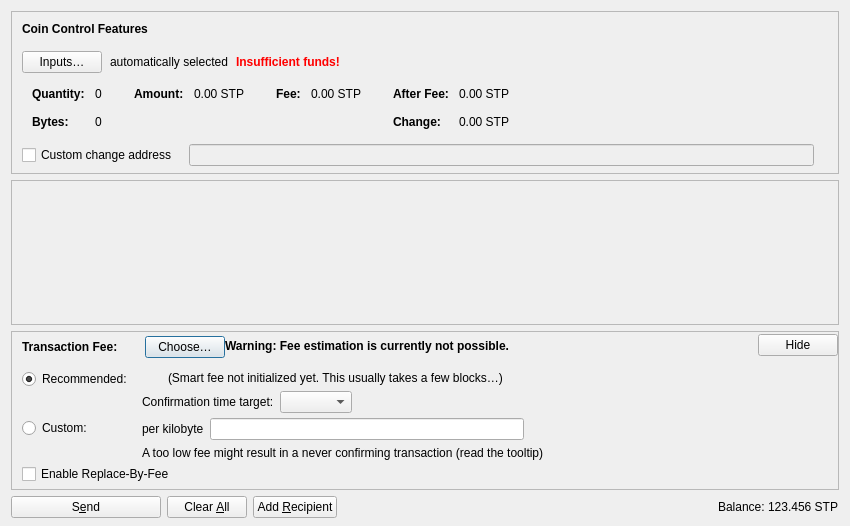
<?xml version="1.0" encoding="UTF-8"?>
<ui version="4.0">
 <class>SendCoinsDialog</class>
 <widget class="QDialog" name="SendCoinsDialog">
  <property name="geometry">
   <rect>
    <x>0</x>
    <y>0</y>
    <width>850</width>
    <height>526</height>
   </rect>
  </property>
  <property name="windowTitle">
   <string>Send Coins</string>
  </property>
  <layout class="QVBoxLayout" name="verticalLayout" stretch="0,1,0,0">
   <property name="bottomMargin">
    <number>8</number>
   </property>
   <item>
    <widget class="QFrame" name="frameCoinControl">
     <property name="sizePolicy">
      <sizepolicy hsizetype="Expanding" vsizetype="Expanding">
       <horstretch>0</horstretch>
       <verstretch>0</verstretch>
      </sizepolicy>
     </property>
     <property name="maximumSize">
      <size>
       <width>16777215</width>
       <height>16777215</height>
      </size>
     </property>
     <property name="frameShape">
      <enum>QFrame::StyledPanel</enum>
     </property>
     <property name="frameShadow">
      <enum>QFrame::Sunken</enum>
     </property>
     <layout class="QVBoxLayout" name="verticalLayoutCoinControl2">
      <property name="spacing">
       <number>0</number>
      </property>
      <property name="leftMargin">
       <number>0</number>
      </property>
      <property name="topMargin">
       <number>0</number>
      </property>
      <property name="rightMargin">
       <number>0</number>
      </property>
      <property name="bottomMargin">
       <number>6</number>
      </property>
      <item>
       <layout class="QVBoxLayout" name="verticalLayoutCoinControl" stretch="0,0,0,0,1">
        <property name="spacing">
         <number>0</number>
        </property>
        <property name="leftMargin">
         <number>10</number>
        </property>
        <property name="topMargin">
         <number>10</number>
        </property>
        <item>
         <layout class="QHBoxLayout" name="horizontalLayoutCoinControl1">
          <property name="bottomMargin">
           <number>15</number>
          </property>
          <item>
           <widget class="QLabel" name="labelCoinControlFeatures">
            <property name="sizePolicy">
             <sizepolicy hsizetype="Preferred" vsizetype="Maximum">
              <horstretch>0</horstretch>
              <verstretch>0</verstretch>
             </sizepolicy>
            </property>
            <property name="font">
             <font>
              <weight>75</weight>
              <bold>true</bold>
             </font>
            </property>
            <property name="styleSheet">
             <string notr="true">font-weight:bold;</string>
            </property>
            <property name="text">
             <string>Coin Control Features</string>
            </property>
           </widget>
          </item>
         </layout>
        </item>
        <item>
         <layout class="QHBoxLayout" name="horizontalLayoutCoinControl2" stretch="0,0,0,0">
          <property name="spacing">
           <number>8</number>
          </property>
          <property name="bottomMargin">
           <number>10</number>
          </property>
          <item>
           <widget class="QPushButton" name="pushButtonCoinControl">
            <property name="styleSheet">
             <string notr="true"/>
            </property>
            <property name="text">
             <string>Inputs…</string>
            </property>
            <property name="autoDefault">
             <bool>false</bool>
            </property>
           </widget>
          </item>
          <item>
           <widget class="QLabel" name="labelCoinControlAutomaticallySelected">
            <property name="text">
             <string>automatically selected</string>
            </property>
            <property name="margin">
             <number>5</number>
            </property>
           </widget>
          </item>
          <item>
           <widget class="QLabel" name="labelCoinControlInsuffFunds">
            <property name="font">
             <font>
              <weight>75</weight>
              <bold>true</bold>
             </font>
            </property>
            <property name="styleSheet">
             <string notr="true">color:red;font-weight:bold;</string>
            </property>
            <property name="text">
             <string>Insufficient funds!</string>
            </property>
            <property name="margin">
             <number>5</number>
            </property>
           </widget>
          </item>
          <item>
           <spacer name="horizontalSpacerCoinControl">
            <property name="orientation">
             <enum>Qt::Horizontal</enum>
            </property>
            <property name="sizeHint" stdset="0">
             <size>
              <width>40</width>
              <height>1</height>
             </size>
            </property>
           </spacer>
          </item>
         </layout>
        </item>
        <item>
         <widget class="QWidget" name="widgetCoinControl" native="true">
          <property name="sizePolicy">
           <sizepolicy hsizetype="Preferred" vsizetype="Preferred">
            <horstretch>0</horstretch>
            <verstretch>0</verstretch>
           </sizepolicy>
          </property>
          <property name="minimumSize">
           <size>
            <width>0</width>
            <height>0</height>
           </size>
          </property>
          <property name="styleSheet">
           <string notr="true"/>
          </property>
          <layout class="QHBoxLayout" name="horizontalLayoutCoinControl5">
           <property name="leftMargin">
            <number>0</number>
           </property>
           <property name="topMargin">
            <number>0</number>
           </property>
           <property name="rightMargin">
            <number>0</number>
           </property>
           <property name="bottomMargin">
            <number>0</number>
           </property>
           <item>
            <layout class="QHBoxLayout" name="horizontalLayoutCoinControl3" stretch="0,0,0,1">
             <property name="spacing">
              <number>20</number>
             </property>
             <property name="topMargin">
              <number>0</number>
             </property>
             <property name="bottomMargin">
              <number>10</number>
             </property>
             <item>
              <layout class="QFormLayout" name="formLayoutCoinControl1">
               <property name="labelAlignment">
                <set>Qt::AlignLeft|Qt::AlignVCenter</set>
               </property>
               <property name="horizontalSpacing">
                <number>10</number>
               </property>
               <property name="verticalSpacing">
                <number>14</number>
               </property>
               <property name="leftMargin">
                <number>10</number>
               </property>
               <property name="topMargin">
                <number>4</number>
               </property>
               <property name="rightMargin">
                <number>6</number>
               </property>
               <item row="0" column="0">
                <widget class="QLabel" name="labelCoinControlQuantityText">
                 <property name="font">
                  <font>
                   <weight>75</weight>
                   <bold>true</bold>
                  </font>
                 </property>
                 <property name="text">
                  <string>Quantity:</string>
                 </property>
                 <property name="margin">
                  <number>0</number>
                 </property>
                </widget>
               </item>
               <item row="0" column="1">
                <widget class="QLabel" name="labelCoinControlQuantity">
                 <property name="cursor">
                  <cursorShape>IBeamCursor</cursorShape>
                 </property>
                 <property name="contextMenuPolicy">
                  <enum>Qt::ActionsContextMenu</enum>
                 </property>
                 <property name="text">
                  <string notr="true">0</string>
                 </property>
                 <property name="margin">
                  <number>0</number>
                 </property>
                 <property name="textInteractionFlags">
                  <set>Qt::LinksAccessibleByMouse|Qt::TextSelectableByKeyboard|Qt::TextSelectableByMouse</set>
                 </property>
                </widget>
               </item>
               <item row="1" column="0">
                <widget class="QLabel" name="labelCoinControlBytesText">
                 <property name="font">
                  <font>
                   <weight>75</weight>
                   <bold>true</bold>
                  </font>
                 </property>
                 <property name="text">
                  <string>Bytes:</string>
                 </property>
                </widget>
               </item>
               <item row="1" column="1">
                <widget class="QLabel" name="labelCoinControlBytes">
                 <property name="cursor">
                  <cursorShape>IBeamCursor</cursorShape>
                 </property>
                 <property name="contextMenuPolicy">
                  <enum>Qt::ActionsContextMenu</enum>
                 </property>
                 <property name="text">
                  <string notr="true">0</string>
                 </property>
                 <property name="textInteractionFlags">
                  <set>Qt::LinksAccessibleByMouse|Qt::TextSelectableByKeyboard|Qt::TextSelectableByMouse</set>
                 </property>
                </widget>
               </item>
              </layout>
             </item>
             <item>
              <layout class="QFormLayout" name="formLayoutCoinControl2">
               <property name="horizontalSpacing">
                <number>10</number>
               </property>
               <property name="verticalSpacing">
                <number>14</number>
               </property>
               <property name="leftMargin">
                <number>6</number>
               </property>
               <property name="topMargin">
                <number>4</number>
               </property>
               <property name="rightMargin">
                <number>6</number>
               </property>
               <item row="0" column="0">
                <widget class="QLabel" name="labelCoinControlAmountText">
                 <property name="font">
                  <font>
                   <weight>75</weight>
                   <bold>true</bold>
                  </font>
                 </property>
                 <property name="text">
                  <string>Amount:</string>
                 </property>
                 <property name="margin">
                  <number>0</number>
                 </property>
                </widget>
               </item>
               <item row="0" column="1">
                <widget class="QLabel" name="labelCoinControlAmount">
                 <property name="cursor">
                  <cursorShape>IBeamCursor</cursorShape>
                 </property>
                 <property name="contextMenuPolicy">
                  <enum>Qt::ActionsContextMenu</enum>
                 </property>
                 <property name="text">
                  <string notr="true">0.00 STP</string>
                 </property>
                 <property name="textInteractionFlags">
                  <set>Qt::LinksAccessibleByMouse|Qt::TextSelectableByKeyboard|Qt::TextSelectableByMouse</set>
                 </property>
                </widget>
               </item>
              </layout>
             </item>
             <item>
              <layout class="QFormLayout" name="formLayoutCoinControl3">
               <property name="horizontalSpacing">
                <number>10</number>
               </property>
               <property name="verticalSpacing">
                <number>14</number>
               </property>
               <property name="leftMargin">
                <number>6</number>
               </property>
               <property name="topMargin">
                <number>4</number>
               </property>
               <property name="rightMargin">
                <number>6</number>
               </property>
               <item row="0" column="0">
                <widget class="QLabel" name="labelCoinControlFeeText">
                 <property name="font">
                  <font>
                   <weight>75</weight>
                   <bold>true</bold>
                  </font>
                 </property>
                 <property name="text">
                  <string>Fee:</string>
                 </property>
                 <property name="margin">
                  <number>0</number>
                 </property>
                </widget>
               </item>
               <item row="0" column="1">
                <widget class="QLabel" name="labelCoinControlFee">
                 <property name="cursor">
                  <cursorShape>IBeamCursor</cursorShape>
                 </property>
                 <property name="contextMenuPolicy">
                  <enum>Qt::ActionsContextMenu</enum>
                 </property>
                 <property name="text">
                  <string notr="true">0.00 STP</string>
                 </property>
                 <property name="textInteractionFlags">
                  <set>Qt::LinksAccessibleByMouse|Qt::TextSelectableByKeyboard|Qt::TextSelectableByMouse</set>
                 </property>
                </widget>
               </item>
              </layout>
             </item>
             <item>
              <layout class="QFormLayout" name="formLayoutCoinControl4">
               <property name="labelAlignment">
                <set>Qt::AlignLeft|Qt::AlignVCenter</set>
               </property>
               <property name="horizontalSpacing">
                <number>10</number>
               </property>
               <property name="verticalSpacing">
                <number>14</number>
               </property>
               <property name="leftMargin">
                <number>6</number>
               </property>
               <property name="topMargin">
                <number>4</number>
               </property>
               <property name="rightMargin">
                <number>6</number>
               </property>
               <item row="0" column="0">
                <widget class="QLabel" name="labelCoinControlAfterFeeText">
                 <property name="font">
                  <font>
                   <weight>75</weight>
                   <bold>true</bold>
                  </font>
                 </property>
                 <property name="text">
                  <string>After Fee:</string>
                 </property>
                 <property name="margin">
                  <number>0</number>
                 </property>
                </widget>
               </item>
               <item row="0" column="1">
                <widget class="QLabel" name="labelCoinControlAfterFee">
                 <property name="cursor">
                  <cursorShape>IBeamCursor</cursorShape>
                 </property>
                 <property name="contextMenuPolicy">
                  <enum>Qt::ActionsContextMenu</enum>
                 </property>
                 <property name="text">
                  <string notr="true">0.00 STP</string>
                 </property>
                 <property name="textInteractionFlags">
                  <set>Qt::LinksAccessibleByMouse|Qt::TextSelectableByKeyboard|Qt::TextSelectableByMouse</set>
                 </property>
                </widget>
               </item>
               <item row="1" column="0">
                <widget class="QLabel" name="labelCoinControlChangeText">
                 <property name="font">
                  <font>
                   <weight>75</weight>
                   <bold>true</bold>
                  </font>
                 </property>
                 <property name="text">
                  <string>Change:</string>
                 </property>
                </widget>
               </item>
               <item row="1" column="1">
                <widget class="QLabel" name="labelCoinControlChange">
                 <property name="cursor">
                  <cursorShape>IBeamCursor</cursorShape>
                 </property>
                 <property name="contextMenuPolicy">
                  <enum>Qt::ActionsContextMenu</enum>
                 </property>
                 <property name="text">
                  <string notr="true">0.00 STP</string>
                 </property>
                 <property name="textInteractionFlags">
                  <set>Qt::LinksAccessibleByMouse|Qt::TextSelectableByKeyboard|Qt::TextSelectableByMouse</set>
                 </property>
                </widget>
               </item>
              </layout>
             </item>
            </layout>
           </item>
          </layout>
         </widget>
        </item>
        <item>
         <layout class="QHBoxLayout" name="horizontalLayoutCoinControl4" stretch="0,0,0">
          <property name="spacing">
           <number>12</number>
          </property>
          <property name="sizeConstraint">
           <enum>QLayout::SetDefaultConstraint</enum>
          </property>
          <property name="topMargin">
           <number>5</number>
          </property>
          <property name="rightMargin">
           <number>5</number>
          </property>
          <item>
           <widget class="QCheckBox" name="checkBoxCoinControlChange">
            <property name="toolTip">
             <string>If this is activated, but the change address is empty or invalid, change will be sent to a newly generated address.</string>
            </property>
            <property name="text">
             <string>Custom change address</string>
            </property>
           </widget>
          </item>
          <item>
           <widget class="QValidatedLineEdit" name="lineEditCoinControlChange">
            <property name="enabled">
             <bool>false</bool>
            </property>
            <property name="sizePolicy">
             <sizepolicy hsizetype="Expanding" vsizetype="Fixed">
              <horstretch>0</horstretch>
              <verstretch>0</verstretch>
             </sizepolicy>
            </property>
           </widget>
          </item>
          <item>
           <widget class="QLabel" name="labelCoinControlChangeLabel">
            <property name="sizePolicy">
             <sizepolicy hsizetype="Preferred" vsizetype="Expanding">
              <horstretch>0</horstretch>
              <verstretch>0</verstretch>
             </sizepolicy>
            </property>
            <property name="minimumSize">
             <size>
              <width>0</width>
              <height>0</height>
             </size>
            </property>
            <property name="text">
             <string/>
            </property>
            <property name="margin">
             <number>3</number>
            </property>
           </widget>
          </item>
         </layout>
        </item>
        <item>
         <spacer name="verticalSpacerCoinControl">
          <property name="orientation">
           <enum>Qt::Vertical</enum>
          </property>
          <property name="sizeHint" stdset="0">
           <size>
            <width>800</width>
            <height>1</height>
           </size>
          </property>
         </spacer>
        </item>
       </layout>
      </item>
     </layout>
    </widget>
   </item>
   <item>
    <widget class="QScrollArea" name="scrollArea">
     <property name="widgetResizable">
      <bool>true</bool>
     </property>
     <widget class="QWidget" name="scrollAreaWidgetContents">
      <property name="geometry">
       <rect>
        <x>0</x>
        <y>0</y>
        <width>830</width>
        <height>104</height>
       </rect>
      </property>
      <layout class="QVBoxLayout" name="verticalLayout_2" stretch="0,1">
       <property name="leftMargin">
        <number>0</number>
       </property>
       <property name="topMargin">
        <number>0</number>
       </property>
       <property name="rightMargin">
        <number>0</number>
       </property>
       <property name="bottomMargin">
        <number>0</number>
       </property>
       <item>
        <layout class="QVBoxLayout" name="entries">
         <property name="spacing">
          <number>6</number>
         </property>
        </layout>
       </item>
       <item>
        <spacer name="verticalSpacer">
         <property name="orientation">
          <enum>Qt::Vertical</enum>
         </property>
         <property name="sizeHint" stdset="0">
          <size>
           <width>20</width>
           <height>40</height>
          </size>
         </property>
        </spacer>
       </item>
      </layout>
     </widget>
    </widget>
   </item>
   <item>
    <widget class="QFrame" name="frameFee">
     <property name="sizePolicy">
      <sizepolicy hsizetype="Expanding" vsizetype="Expanding">
       <horstretch>0</horstretch>
       <verstretch>0</verstretch>
      </sizepolicy>
     </property>
     <property name="maximumSize">
      <size>
       <width>16777215</width>
       <height>16777215</height>
      </size>
     </property>
     <property name="frameShape">
      <enum>QFrame::StyledPanel</enum>
     </property>
     <property name="frameShadow">
      <enum>QFrame::Sunken</enum>
     </property>
     <layout class="QVBoxLayout" name="verticalLayoutFee1">
      <property name="spacing">
       <number>0</number>
      </property>
      <property name="leftMargin">
       <number>0</number>
      </property>
      <property name="topMargin">
       <number>0</number>
      </property>
      <property name="rightMargin">
       <number>0</number>
      </property>
      <property name="bottomMargin">
       <number>0</number>
      </property>
      <item>
       <layout class="QVBoxLayout" name="verticalLayoutFee2" stretch="0,0,0">
        <property name="spacing">
         <number>0</number>
        </property>
        <property name="leftMargin">
         <number>10</number>
        </property>
        <property name="topMargin">
         <number>0</number>
        </property>
        <item>
         <layout class="QHBoxLayout" name="horizontalLayoutFee1">
          <property name="bottomMargin">
           <number>0</number>
          </property>
          <item>
           <layout class="QVBoxLayout" name="verticalLayoutFee7">
            <property name="spacing">
             <number>0</number>
            </property>
            <item>
             <spacer name="verticalSpacerSmartFee">
              <property name="orientation">
               <enum>Qt::Vertical</enum>
              </property>
              <property name="sizeType">
               <enum>QSizePolicy::Fixed</enum>
              </property>
              <property name="sizeHint" stdset="0">
               <size>
                <width>1</width>
                <height>4</height>
               </size>
              </property>
             </spacer>
            </item>
            <item>
             <layout class="QHBoxLayout" name="horizontalLayoutSmartFee">
              <property name="spacing">
               <number>10</number>
              </property>
              <item>
               <widget class="QLabel" name="labelFeeHeadline">
                <property name="sizePolicy">
                 <sizepolicy hsizetype="Preferred" vsizetype="Maximum">
                  <horstretch>0</horstretch>
                  <verstretch>0</verstretch>
                 </sizepolicy>
                </property>
                <property name="font">
                 <font>
                  <weight>75</weight>
                  <bold>true</bold>
                 </font>
                </property>
                <property name="styleSheet">
                 <string notr="true">font-weight:bold;</string>
                </property>
                <property name="text">
                 <string>Transaction Fee:</string>
                </property>
               </widget>
              </item>
              <item>
               <widget class="QLabel" name="labelFeeMinimized">
                <property name="text">
                 <string/>
                </property>
               </widget>
              </item>
              <item>
               <widget class="QPushButton" name="buttonChooseFee">
                <property name="text">
                 <string>Choose…</string>
                </property>
               </widget>
              </item>
             </layout>
            </item>
            <item>
             <spacer name="verticalSpacer_5">
              <property name="orientation">
               <enum>Qt::Vertical</enum>
              </property>
              <property name="sizeHint" stdset="0">
               <size>
                <width>1</width>
                <height>1</height>
               </size>
              </property>
             </spacer>
            </item>
           </layout>
          </item>
          <item>
           <widget class="QLabel" name="fallbackFeeWarningLabel">
            <property name="toolTip">
             <string>Using the fallbackfee can result in sending a transaction that will take several hours or days (or never) to confirm. Consider choosing your fee manually or wait until you have validated the complete chain.</string>
            </property>
            <property name="font">
            <font>
                <weight>75</weight>
                <bold>true</bold>
            </font>
            </property>
            <property name="text">
             <string>Warning: Fee estimation is currently not possible.</string>
            </property>
            <property name="wordWrap">
             <bool>false</bool>
            </property>
           </widget>
          </item>
          <item>
           <spacer name="horizontalSpacer_4">
            <property name="orientation">
             <enum>Qt::Horizontal</enum>
            </property>
            <property name="sizeType">
             <enum>QSizePolicy::MinimumExpanding</enum>
            </property>
            <property name="sizeHint" stdset="0">
             <size>
              <width>40</width>
              <height>20</height>
             </size>
            </property>
           </spacer>
          </item>
          <item>
           <widget class="QPushButton" name="buttonMinimizeFee">
            <property name="toolTip">
             <string>Hide transaction fee settings</string>
            </property>
            <property name="text">
             <string>Hide</string>
            </property>
           </widget>
          </item>
         </layout>
        </item>
        <item>
         <widget class="QFrame" name="frameFeeSelection">
          <layout class="QVBoxLayout" name="verticalLayoutFee12">
           <property name="spacing">
            <number>0</number>
           </property>
           <property name="leftMargin">
            <number>0</number>
           </property>
           <property name="topMargin">
            <number>0</number>
           </property>
           <property name="rightMargin">
            <number>0</number>
           </property>
           <property name="bottomMargin">
            <number>0</number>
           </property>
           <item>
            <layout class="QGridLayout" name="gridLayoutFee">
             <property name="topMargin">
              <number>10</number>
             </property>
             <property name="bottomMargin">
              <number>4</number>
             </property>
             <property name="horizontalSpacing">
              <number>10</number>
             </property>
             <property name="verticalSpacing">
              <number>4</number>
             </property>
             <item row="1" column="1">
              <layout class="QVBoxLayout" name="verticalLayoutFee8">
               <property name="spacing">
                <number>6</number>
               </property>
               <item>
                <layout class="QHBoxLayout" name="horizontalLayoutFee13">
                 <item>
                  <widget class="QLabel" name="labelCustomPerKilobyte">
                   <property name="toolTip">
                    <string>Specify a custom fee per kB (1,000 bytes) of the transaction's virtual size.

Note:  Since the fee is calculated on a per-byte basis, a fee rate of "100 satoshis per kvB" for a transaction size of 500 virtual bytes (half of 1 kvB) would ultimately yield a fee of only 50 satoshis.</string>
                   </property>
                   <property name="text">
                    <string>per kilobyte</string>
                   </property>
                  </widget>
                 </item>
                 <item>
                  <widget class="BitcoinAmountField" name="customFee"/>
                 </item>
                 <item>
                  <spacer name="horizontalSpacer_6">
                   <property name="orientation">
                    <enum>Qt::Horizontal</enum>
                   </property>
                   <property name="sizeHint" stdset="0">
                    <size>
                     <width>1</width>
                     <height>1</height>
                    </size>
                   </property>
                  </spacer>
                 </item>
                </layout>
               </item>
               <item>
                <layout class="QHBoxLayout" name="horizontalLayoutFee8">
                 <item>
                  <widget class="QLabel" name="labelCustomFeeWarning">
                   <property name="enabled">
                    <bool>true</bool>
                   </property>
                   <property name="toolTip">
                    <string>When there is less transaction volume than space in the blocks, miners as well as relaying nodes may enforce a minimum fee. Paying only this minimum fee is just fine, but be aware that this can result in a never confirming transaction once there is more demand for Stompi transactions than the network can process.</string>
                   </property>
                   <property name="text">
                    <string>A too low fee might result in a never confirming transaction (read the tooltip)</string>
                   </property>
                  </widget>
                 </item>
                 <item>
                  <spacer name="horizontalSpacer_2">
                   <property name="orientation">
                    <enum>Qt::Horizontal</enum>
                   </property>
                   <property name="sizeHint" stdset="0">
                    <size>
                     <width>1</width>
                     <height>1</height>
                    </size>
                   </property>
                  </spacer>
                 </item>
                </layout>
               </item>
              </layout>
             </item>
             <item row="0" column="0">
              <layout class="QVBoxLayout" name="verticalLayoutFee4" stretch="0,1">
               <item>
                <widget class="QRadioButton" name="radioSmartFee">
                 <property name="text">
                  <string>Recommended:</string>
                 </property>
                 <property name="checked">
                  <bool>true</bool>
                 </property>
                 <attribute name="buttonGroup">
                  <string notr="true">groupFee</string>
                 </attribute>
                </widget>
               </item>
               <item>
                <spacer name="verticalSpacer_2">
                 <property name="orientation">
                  <enum>Qt::Vertical</enum>
                 </property>
                 <property name="sizeHint" stdset="0">
                  <size>
                   <width>1</width>
                   <height>1</height>
                  </size>
                 </property>
                </spacer>
               </item>
              </layout>
             </item>
             <item row="1" column="0">
              <layout class="QVBoxLayout" name="verticalLayoutFee9" stretch="0,1">
               <item>
                <widget class="QRadioButton" name="radioCustomFee">
                 <property name="text">
                  <string>Custom:</string>
                 </property>
                 <attribute name="buttonGroup">
                  <string notr="true">groupFee</string>
                 </attribute>
                </widget>
               </item>
               <item>
                <spacer name="verticalSpacer_6">
                 <property name="orientation">
                  <enum>Qt::Vertical</enum>
                 </property>
                 <property name="sizeHint" stdset="0">
                  <size>
                   <width>1</width>
                   <height>1</height>
                  </size>
                 </property>
                </spacer>
               </item>
              </layout>
             </item>
             <item row="0" column="1">
              <layout class="QVBoxLayout" name="verticalLayoutFee3" stretch="0,0,1">
               <property name="spacing">
                <number>6</number>
               </property>
               <property name="topMargin">
                <number>2</number>
               </property>
               <item>
                <layout class="QHBoxLayout" name="horizontalLayoutFee12">
                 <item>
                  <widget class="QLabel" name="labelSmartFee">
                   <property name="text">
                    <string/>
                   </property>
                  </widget>
                 </item>
                 <item>
                  <widget class="QLabel" name="labelFeeEstimation">
                   <property name="text">
                    <string/>
                   </property>
                  </widget>
                 </item>
                 <item>
                  <widget class="QLabel" name="labelSmartFee2">
                   <property name="text">
                    <string>(Smart fee not initialized yet. This usually takes a few blocks…)</string>
                   </property>
                  </widget>
                 </item>
                 <item>
                  <spacer name="horizontalSpacer_5">
                   <property name="orientation">
                    <enum>Qt::Horizontal</enum>
                   </property>
                   <property name="sizeHint" stdset="0">
                    <size>
                     <width>1</width>
                     <height>1</height>
                    </size>
                   </property>
                  </spacer>
                 </item>
                </layout>
               </item>
               <item>
                <layout class="QHBoxLayout" name="horizontalLayoutFee9">
                 <item>
                  <layout class="QVBoxLayout" name="verticalLayoutFee6">
                   <item>
                    <widget class="QLabel" name="labelSmartFee3">
                     <property name="text">
                      <string>Confirmation time target:</string>
                     </property>
                    </widget>
                   </item>
                  </layout>
                 </item>
                 <item>
                  <layout class="QVBoxLayout" name="verticalLayoutFee5">
                   <property name="rightMargin">
                    <number>30</number>
                   </property>
                   <item>
                    <layout class="QHBoxLayout" name="horizontalLayoutConfTarget">
                     <property name="bottomMargin">
                      <number>0</number>
                     </property>
                     <item>
                      <widget class="QComboBox" name="confTargetSelector"/>
                     </item>
                     <item>
                      <spacer name="horizontalSpacerConfTarget">
                       <property name="orientation">
                        <enum>Qt::Horizontal</enum>
                       </property>
                       <property name="sizeHint" stdset="0">
                        <size>
                         <width>40</width>
                         <height>20</height>
                        </size>
                       </property>
                      </spacer>
                     </item>
                    </layout>
                   </item>
                  </layout>
                 </item>
                </layout>
               </item>
               <item>
                <spacer name="verticalSpacer_4">
                 <property name="orientation">
                  <enum>Qt::Vertical</enum>
                 </property>
                 <property name="sizeHint" stdset="0">
                  <size>
                   <width>1</width>
                   <height>1</height>
                  </size>
                 </property>
                </spacer>
               </item>
              </layout>
             </item>
            </layout>
           </item>
           <item>
            <widget class="QCheckBox" name="optInRBF">
             <property name="text">
              <string>Enable Replace-By-Fee</string>
             </property>
             <property name="toolTip">
              <string>With Replace-By-Fee (BIP-125) you can increase a transaction's fee after it is sent. Without this, a higher fee may be recommended to compensate for increased transaction delay risk.</string>
             </property>
            </widget>
           </item>
          </layout>
         </widget>
        </item>
        <item>
         <spacer name="verticalSpacerFee">
          <property name="orientation">
           <enum>Qt::Vertical</enum>
          </property>
          <property name="sizeHint" stdset="0">
           <size>
            <width>40</width>
            <height>5</height>
           </size>
          </property>
         </spacer>
        </item>
       </layout>
      </item>
     </layout>
    </widget>
   </item>
   <item>
    <layout class="QHBoxLayout" name="horizontalLayout">
     <item>
      <widget class="QPushButton" name="sendButton">
       <property name="minimumSize">
        <size>
         <width>150</width>
         <height>0</height>
        </size>
       </property>
       <property name="toolTip">
        <string>Confirm the send action</string>
       </property>
       <property name="text">
        <string>S&amp;end</string>
       </property>
       <property name="icon">
        <iconset resource="../bitcoin.qrc">
         <normaloff>:/icons/send</normaloff>:/icons/send</iconset>
       </property>
       <property name="autoDefault">
        <bool>false</bool>
       </property>
       <property name="default">
        <bool>false</bool>
       </property>
      </widget>
     </item>
     <item>
      <widget class="QPushButton" name="clearButton">
       <property name="sizePolicy">
        <sizepolicy hsizetype="Minimum" vsizetype="Fixed">
         <horstretch>0</horstretch>
         <verstretch>0</verstretch>
        </sizepolicy>
       </property>
       <property name="toolTip">
        <string>Clear all fields of the form.</string>
       </property>
       <property name="text">
        <string>Clear &amp;All</string>
       </property>
       <property name="icon">
        <iconset resource="../bitcoin.qrc">
         <normaloff>:/icons/remove</normaloff>:/icons/remove</iconset>
       </property>
       <property name="autoDefault">
        <bool>false</bool>
       </property>
      </widget>
     </item>
     <item>
      <widget class="QPushButton" name="addButton">
       <property name="toolTip">
        <string>Send to multiple recipients at once</string>
       </property>
       <property name="text">
        <string>Add &amp;Recipient</string>
       </property>
       <property name="icon">
        <iconset resource="../bitcoin.qrc">
         <normaloff>:/icons/add</normaloff>:/icons/add</iconset>
       </property>
       <property name="autoDefault">
        <bool>false</bool>
       </property>
      </widget>
     </item>
     <item>
      <spacer name="horizontalSpacer">
       <property name="orientation">
        <enum>Qt::Horizontal</enum>
       </property>
       <property name="sizeHint" stdset="0">
        <size>
         <width>40</width>
         <height>20</height>
        </size>
       </property>
      </spacer>
     </item>
     <item>
      <layout class="QHBoxLayout" name="horizontalLayout_2">
       <property name="spacing">
        <number>3</number>
       </property>
       <item>
        <widget class="QLabel" name="labelBalanceName">
         <property name="sizePolicy">
          <sizepolicy hsizetype="Preferred" vsizetype="Fixed">
           <horstretch>0</horstretch>
           <verstretch>0</verstretch>
          </sizepolicy>
         </property>
         <property name="text">
          <string>Balance:</string>
         </property>
        </widget>
       </item>
       <item>
        <widget class="QLabel" name="labelBalance">
         <property name="sizePolicy">
          <sizepolicy hsizetype="Preferred" vsizetype="Fixed">
           <horstretch>0</horstretch>
           <verstretch>0</verstretch>
          </sizepolicy>
         </property>
         <property name="cursor">
          <cursorShape>IBeamCursor</cursorShape>
         </property>
         <property name="text">
          <string notr="true">123.456 STP</string>
         </property>
         <property name="textInteractionFlags">
          <set>Qt::LinksAccessibleByMouse|Qt::TextSelectableByKeyboard|Qt::TextSelectableByMouse</set>
         </property>
        </widget>
       </item>
      </layout>
     </item>
    </layout>
   </item>
  </layout>
 </widget>
 <customwidgets>
  <customwidget>
   <class>QValidatedLineEdit</class>
   <extends>QLineEdit</extends>
   <header>qt/qvalidatedlineedit.h</header>
  </customwidget>
  <customwidget>
   <class>BitcoinAmountField</class>
   <extends>QLineEdit</extends>
   <header>qt/bitcoinamountfield.h</header>
   <container>1</container>
  </customwidget>
 </customwidgets>
 <resources>
  <include location="../bitcoin.qrc"/>
 </resources>
 <connections/>
 <buttongroups>
  <buttongroup name="groupFee"/>
 </buttongroups>
</ui>
